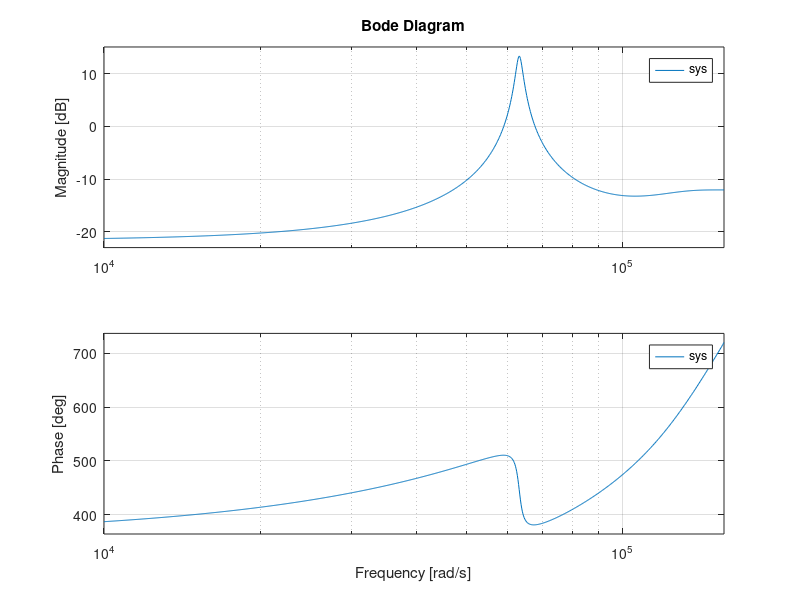

This figure's MATLAB source: (Note: this script raises an error after producing the figure.)
%% FIR Digital Filter
num = 1;
den=[1 3 3 1 4];
sys = filt(num,den,2E-5);
isstable(sys)
damp(sys)
figure(1)
bode(sys)
figure(2)
pzplot(sys)
